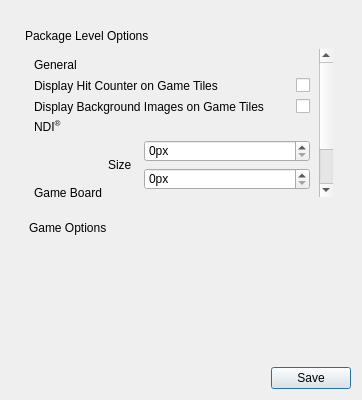
<?xml version="1.0" encoding="UTF-8"?>
<ui version="4.0">
 <class>PackageOptionsWindow</class>
 <widget class="QDialog" name="PackageOptionsWindow">
  <property name="windowModality">
   <enum>Qt::WindowModality::ApplicationModal</enum>
  </property>
  <property name="geometry">
   <rect>
    <x>0</x>
    <y>0</y>
    <width>362</width>
    <height>400</height>
   </rect>
  </property>
  <property name="windowTitle">
   <string>Dialog</string>
  </property>
  <property name="styleSheet">
   <string notr="true">QLabel {
	qproperty-wordWrap: true;
	max-height: 100%;
}
*[ sectionHeader ] {
	text-align: bottom;
}
*[ sectionHeader=&quot;1&quot; ]{
	font: 550 14pt &quot;Segoe UI&quot;;
	border-bottom: 2px solid white;
}
*[ sectionHeader=&quot;2&quot; ]{
	font: 650 13pt &quot;Segoe UI&quot;;
	border-bottom: 1px solid white;
}
*[ sectionHeader=&quot;3&quot; ]{
	font: 750 12pt &quot;Segoe UI&quot;;
	border-bottom: 1px dotted white;
}
*[ sectionHeader=&quot;4&quot; ]{
	font: 850 11pt &quot;Segoe UI&quot;;
}</string>
  </property>
  <property name="modal">
   <bool>true</bool>
  </property>
  <layout class="QVBoxLayout" name="windowLayout">
   <item>
    <widget class="QWidget" name="mainLayoutWidget" native="true">
     <layout class="QVBoxLayout" name="mainLayout">
      <item>
       <widget class="QWidget" name="packageWidget" native="true">
        <property name="minimumSize">
         <size>
          <width>0</width>
          <height>140</height>
         </size>
        </property>
        <layout class="QVBoxLayout" name="packageLayout">
         <property name="leftMargin">
          <number>5</number>
         </property>
         <item>
          <widget class="QLabel" name="packageLabel">
           <property name="text">
            <string>Package Level Options</string>
           </property>
           <property name="sectionHeader" stdset="0">
            <number>1</number>
           </property>
          </widget>
         </item>
         <item>
          <widget class="QScrollArea" name="packageScroll">
           <property name="frameShape">
            <enum>QFrame::Shape::NoFrame</enum>
           </property>
           <property name="widgetResizable">
            <bool>true</bool>
           </property>
           <widget class="QWidget" name="packageSubWidget">
            <property name="geometry">
             <rect>
              <x>0</x>
              <y>0</y>
              <width>300</width>
              <height>249</height>
             </rect>
            </property>
            <layout class="QVBoxLayout" name="packageSubLayout">
             <item>
              <widget class="QLabel" name="package1Label">
               <property name="text">
                <string>General</string>
               </property>
               <property name="sectionHeader" stdset="0">
                <number>2</number>
               </property>
              </widget>
             </item>
             <item>
              <layout class="QGridLayout" name="package1Grid" columnstretch="0,1">
               <item row="0" column="0">
                <widget class="QLabel" name="package1CounterLabel">
                 <property name="text">
                  <string>Display Hit Counter on Game Tiles</string>
                 </property>
                </widget>
               </item>
               <item row="1" column="1">
                <widget class="QCheckBox" name="package2GameBgImgCheck">
                 <property name="text">
                  <string/>
                 </property>
                </widget>
               </item>
               <item row="0" column="1">
                <widget class="QCheckBox" name="package1CounterCheck">
                 <property name="sizePolicy">
                  <sizepolicy hsizetype="Fixed" vsizetype="Fixed">
                   <horstretch>0</horstretch>
                   <verstretch>0</verstretch>
                  </sizepolicy>
                 </property>
                 <property name="text">
                  <string notr="true"/>
                 </property>
                </widget>
               </item>
               <item row="1" column="0">
                <widget class="QLabel" name="package2GameBgImgLabel">
                 <property name="text">
                  <string>Display Background Images on Game Tiles</string>
                 </property>
                </widget>
               </item>
              </layout>
             </item>
             <item>
              <widget class="QLabel" name="package2Label">
               <property name="text">
                <string>&lt;html&gt;&lt;head/&gt;&lt;body&gt;&lt;p&gt;NDI&lt;span style=&quot; vertical-align:super;&quot;&gt;®&lt;/span&gt;&lt;/p&gt;&lt;/body&gt;&lt;/html&gt;</string>
               </property>
               <property name="sectionHeader" stdset="0">
                <number>2</number>
               </property>
              </widget>
             </item>
             <item>
              <layout class="QGridLayout" name="package2Grid" columnstretch="0,0,1">
               <item row="2" column="1">
                <widget class="QLabel" name="package1GameBoardScaleLabel">
                 <property name="text">
                  <string>Scale</string>
                 </property>
                </widget>
               </item>
               <item row="3" column="1" colspan="2">
                <widget class="QPushButton" name="package1GameBoardSizeButton">
                 <property name="text">
                  <string>Display Window</string>
                 </property>
                 <property name="icon">
                  <iconset theme="QIcon::ThemeIcon::WindowNew"/>
                 </property>
                </widget>
               </item>
               <item row="0" column="2">
                <widget class="QSpinBox" name="package1GameBoardSizeXBox">
                 <property name="suffix">
                  <string>px</string>
                 </property>
                 <property name="maximum">
                  <number>10000</number>
                 </property>
                </widget>
               </item>
               <item row="0" column="0" rowspan="4">
                <widget class="QLabel" name="package1GameBoardLabel">
                 <property name="text">
                  <string>Game Board</string>
                 </property>
                </widget>
               </item>
               <item row="0" column="1" rowspan="2">
                <widget class="QLabel" name="package1GameBoardSizeLabel">
                 <property name="text">
                  <string>Size</string>
                 </property>
                </widget>
               </item>
               <item row="2" column="2">
                <widget class="QDoubleSpinBox" name="package1GameBoardScaleBox">
                 <property name="decimals">
                  <number>2</number>
                 </property>
                 <property name="minimum">
                  <double>0.100000000000000</double>
                 </property>
                 <property name="maximum">
                  <double>100.000000000000000</double>
                 </property>
                 <property name="singleStep">
                  <double>0.100000000000000</double>
                 </property>
                 <property name="value">
                  <double>2.000000000000000</double>
                 </property>
                </widget>
               </item>
               <item row="1" column="2">
                <widget class="QSpinBox" name="package1GameBoardSizeYBox">
                 <property name="suffix">
                  <string>px</string>
                 </property>
                 <property name="maximum">
                  <number>4000</number>
                 </property>
                </widget>
               </item>
              </layout>
             </item>
            </layout>
           </widget>
          </widget>
         </item>
        </layout>
       </widget>
      </item>
      <item>
       <widget class="QWidget" name="gameWidget" native="true">
        <property name="minimumSize">
         <size>
          <width>0</width>
          <height>140</height>
         </size>
        </property>
        <layout class="QVBoxLayout" name="gameLayout">
         <item>
          <widget class="QLabel" name="gameLabel">
           <property name="text">
            <string>Game Options</string>
           </property>
           <property name="sectionHeader" stdset="0">
            <number>1</number>
           </property>
          </widget>
         </item>
         <item>
          <widget class="QScrollArea" name="gameScroll">
           <property name="frameShape">
            <enum>QFrame::Shape::NoFrame</enum>
           </property>
           <property name="widgetResizable">
            <bool>true</bool>
           </property>
           <widget class="QWidget" name="gameOptionsWidget">
            <property name="geometry">
             <rect>
              <x>0</x>
              <y>0</y>
              <width>308</width>
              <height>90</height>
             </rect>
            </property>
            <layout class="QVBoxLayout" name="gameOptionsLayout"/>
           </widget>
          </widget>
         </item>
        </layout>
       </widget>
      </item>
     </layout>
    </widget>
   </item>
   <item>
    <widget class="QDialogButtonBox" name="buttonBox">
     <property name="orientation">
      <enum>Qt::Orientation::Horizontal</enum>
     </property>
     <property name="standardButtons">
      <set>QDialogButtonBox::StandardButton::Save</set>
     </property>
    </widget>
   </item>
  </layout>
 </widget>
 <resources/>
 <connections>
  <connection>
   <sender>buttonBox</sender>
   <signal>accepted()</signal>
   <receiver>PackageOptionsWindow</receiver>
   <slot>accept()</slot>
   <hints>
    <hint type="sourcelabel">
     <x>214</x>
     <y>734</y>
    </hint>
    <hint type="destinationlabel">
     <x>205</x>
     <y>159</y>
    </hint>
   </hints>
  </connection>
  <connection>
   <sender>buttonBox</sender>
   <signal>rejected()</signal>
   <receiver>PackageOptionsWindow</receiver>
   <slot>reject()</slot>
   <hints>
    <hint type="sourcelabel">
     <x>214</x>
     <y>734</y>
    </hint>
    <hint type="destinationlabel">
     <x>205</x>
     <y>159</y>
    </hint>
   </hints>
  </connection>
 </connections>
</ui>
